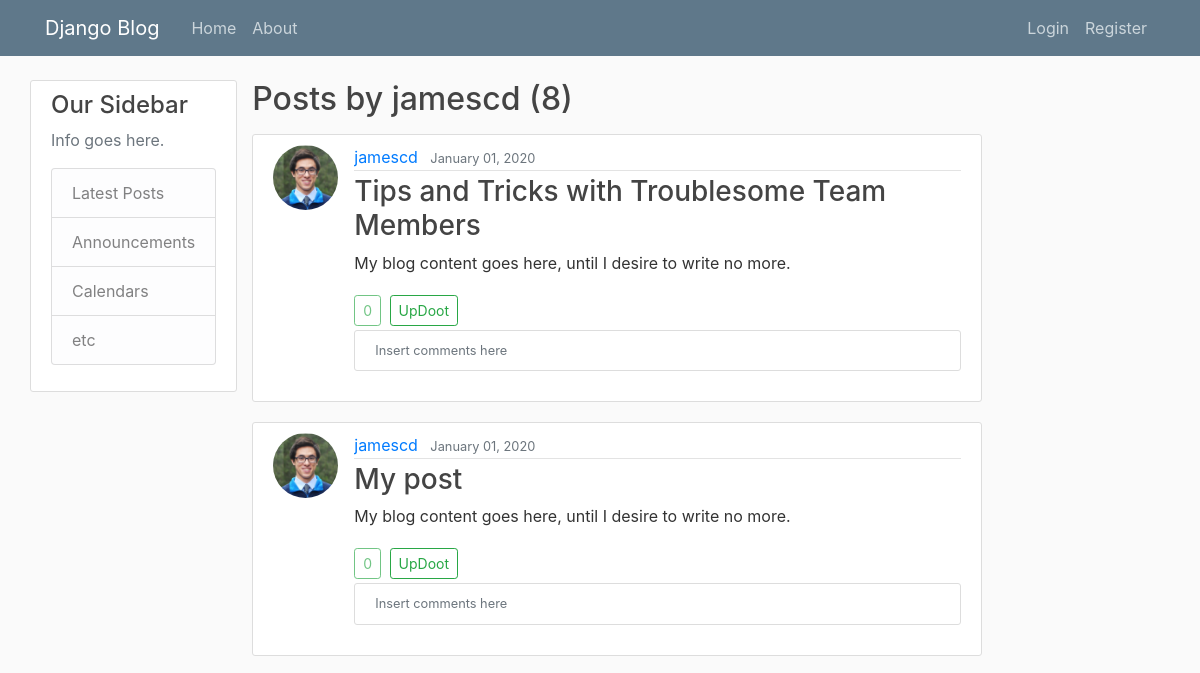
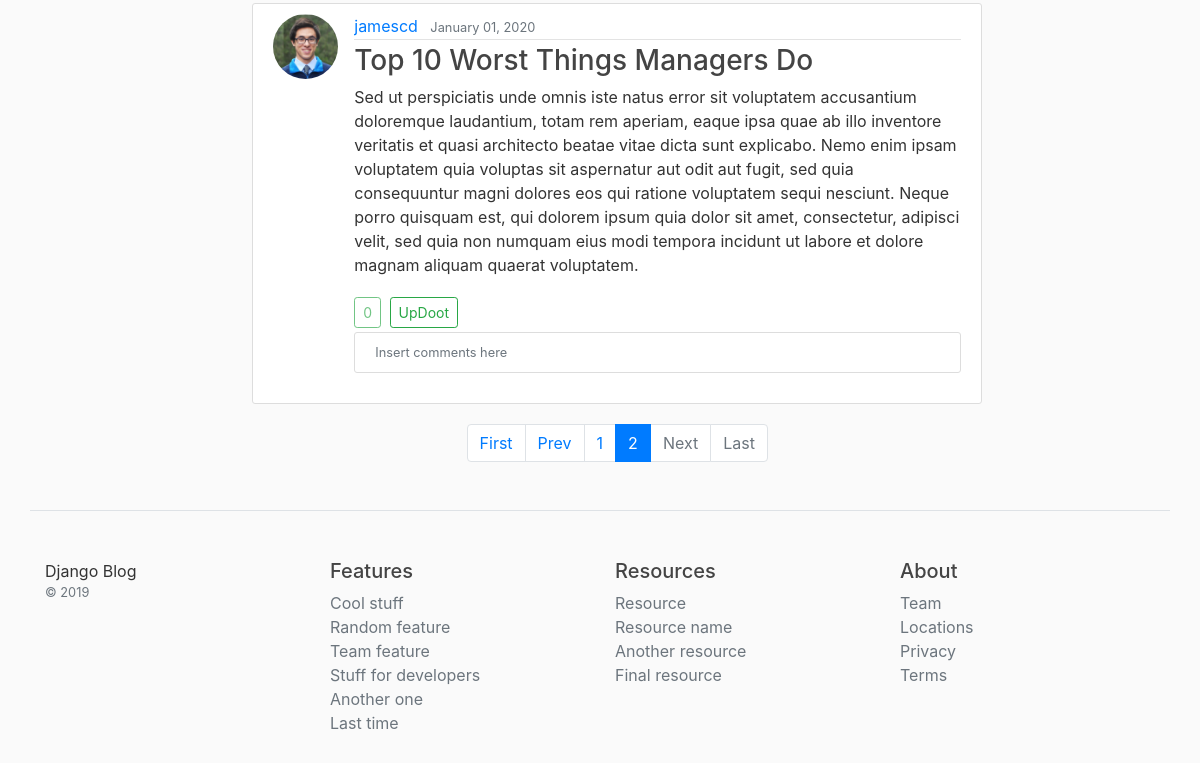
Page /user/jamescd?page=2 on the earlier database version (2 pictures, top to bottom).
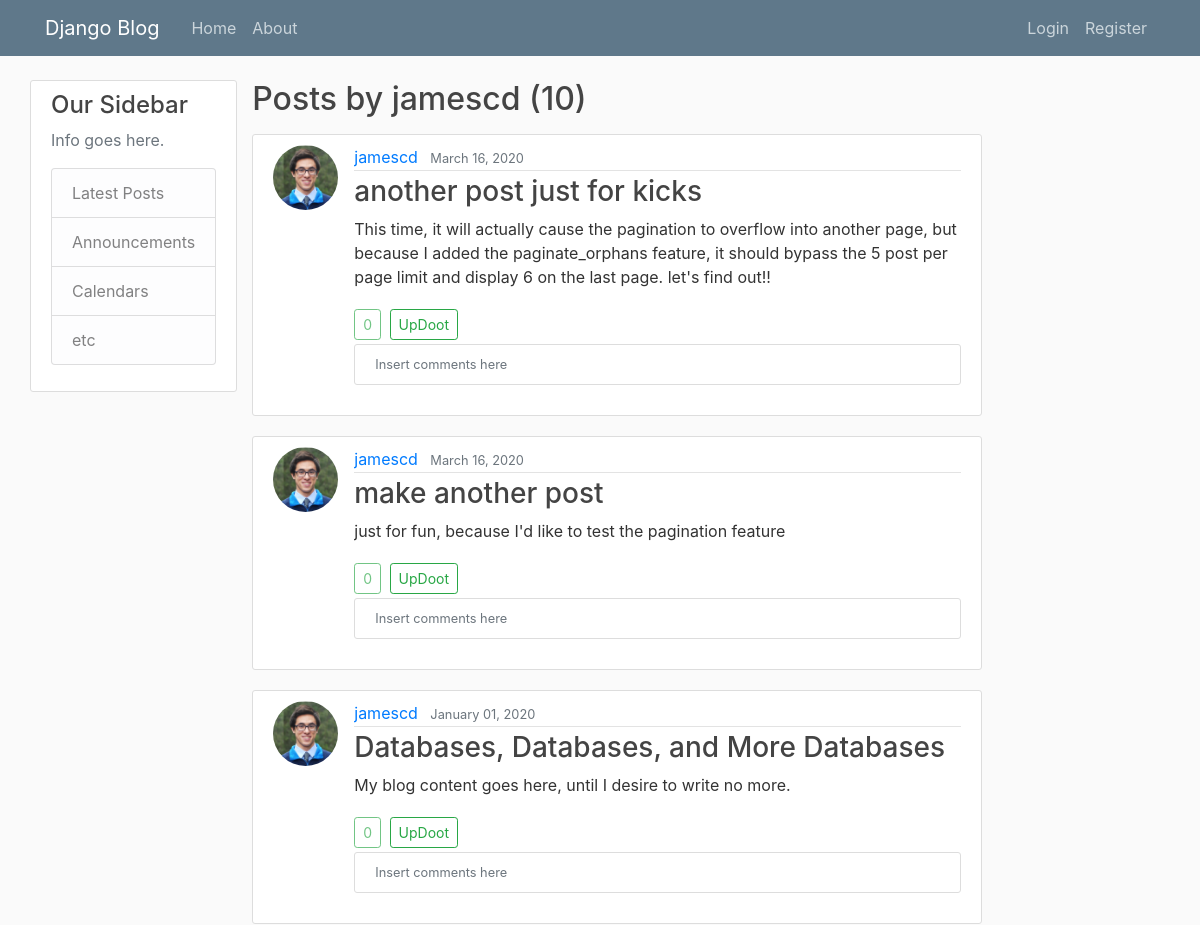
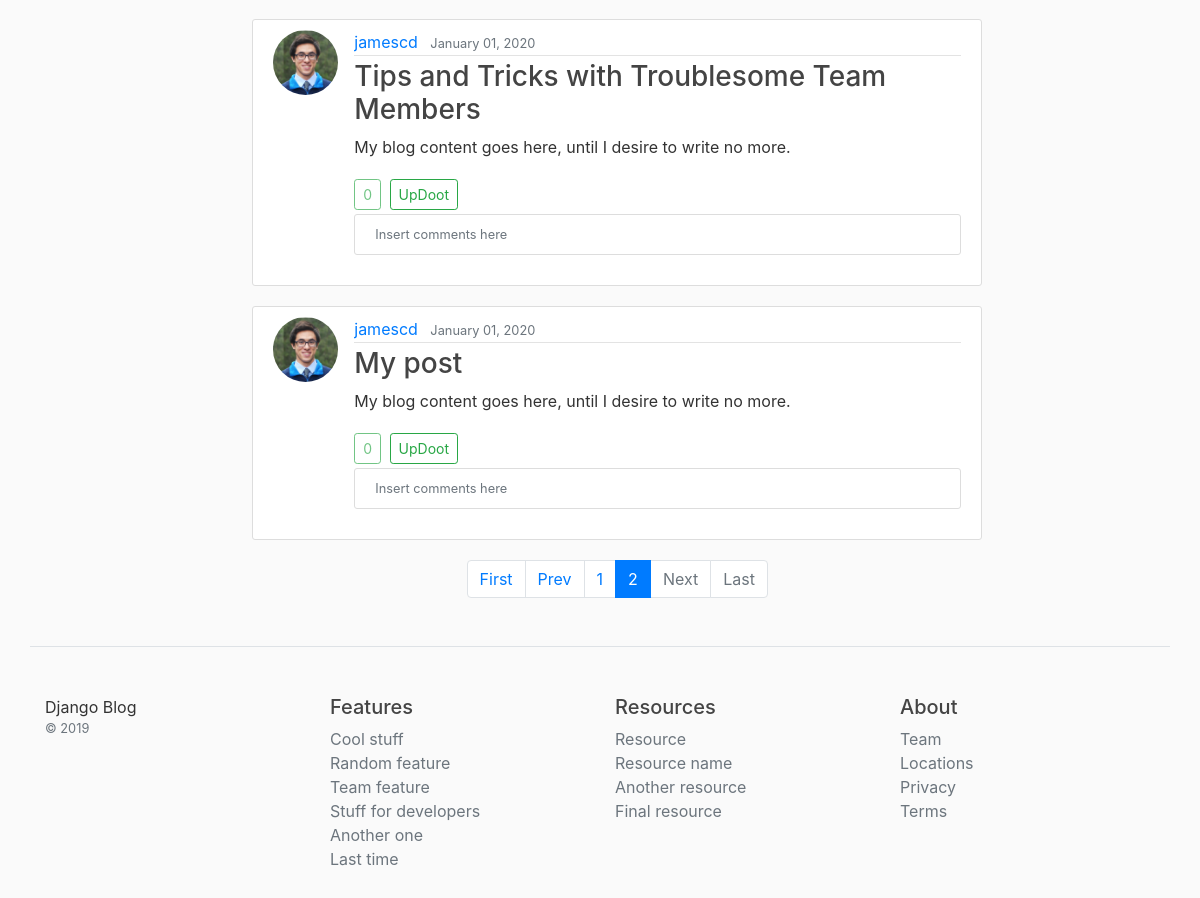
Same page on the later database version (2 pictures, top to bottom).
### blog/models.py (models this page shows, shortened)
class Post(models.Model):
	title = models.CharField(max_length=100)
	content = models.TextField()
	date_posted = models.DateTimeField(default=timezone.now)
	author = models.ForeignKey(User, on_delete=models.CASCADE)
	updoots = models.SmallIntegerField(default=0)

### users/models.py (models this page shows, shortened)
class Profile(models.Model):
	user = models.OneToOneField(User, on_delete=models.CASCADE)
	image = models.ImageField(default='default.jpeg', upload_to='profile-pics')
	bio = models.TextField()

### blog/views.py (the view)
# urls.py: path('user/<str:username>', UserPostListView.as_view(), name='user-posts'),
class UserPostListView(ListView):
	model = Post
	template_name = 'blog/user_posts.html' # <app>/<model>_<viewtype>.html
	context_object_name = 'posts'
	paginate_by = 5
	paginate_orphans = 2
	def get_queryset(self):
		user = get_object_or_404(User, username=self.kwargs.get('username'))
		querySet = Post.objects.filter(author=user).order_by('-updoots', '-date_posted')
		return querySet

### blog/templates/blog/user_posts.html (shortened to what this page needs)
{% extends "blog/base.html" %}
{% block content %}
	<h2 class="mb-3">Posts by {{ view.kwargs.username }} ({{ page_obj.paginator.count }})</h2>
	{% for post in posts %}
		<article class="media content-section">
			<img class="rounded-circle article-img" src="{{ post.author.profile.image.url }}">
			<div class="media-body">
				<div class="article-metadata">
					<a class="mr-2" href="{% url 'user-posts' post.author.username %}">{{ post.author }}</a>
					<small class="text-muted">{{ post.date_posted|date:"F d, Y" }}</small>
				</div>
				<h3><a class="article-title" href="{% url 'post-detail' post.id %}">{{ post.title }}</a></h3>
				<p class="article-content">{{ post.content }}</p>
				<a class="btn btn-outline-success btn-sm disabled mr-1">{{ post.updoots }}</a>
				<a class="btn btn-outline-success btn-sm mt-1 mb-1" href="{% url 'post-updoot' post.id 'home' %}">UpDoot</a>
				<div class="media content-section">
					<small class="text-muted">Insert comments here</small>
				</div>
			</div>
		</article>
	{% endfor %}
	{% if is_paginated %}
		<nav class="row justify-content-center" aria-label="Blog post pages">
			<ul class="pagination">
				{% if page_obj.has_previous %}
					<li class="page-item"><a class="page-link" href="?page=1">First</a></li>
					<li class="page-item"><a class="page-link" href="?page={{ page_obj.previous_page_number }}">Prev</a></li>
				{% else %}
					<li class="page-item disabled"><a class="page-link" href="">First</a></li>
					<li class="page-item disabled"><a class="page-link" href="">Prev</a></li>
				{% endif %}
				{% for num in page_obj.paginator.page_range %}
					{% if page_obj.number == num %}
						<li class="page-item active"><a class="page-link" href="?page={{ num }}">{{ num }}</a></li>
					{% elif num > page_obj.number|add:'-3' and num < page_obj.number|add:'3' %}
						<li class="page-item"><a class="page-link" href="?page={{ num }}">{{ num }}</a></li>
					{% endif %}
				{% endfor %}
				{% if page_obj.has_next %}
					<li class="page-item"><a class="page-link" href="?page={{ page_obj.next_page_number }}">Next</a></li>
					<li class="page-item"><a class="page-link" href="?page={{ page_obj.paginator.num_pages }}">Last</a></li>
				{% else %}
					<li class="page-item disabled"><a class="page-link" href="">Next</a></li>
					<li class="page-item disabled"><a class="page-link" href="">Last</a></li>
				{% endif %}
			</ul>
		</nav>
	{% endif %}
{% endblock content %}

### blog/templates/blog/base.html (shortened to what this page needs)
{% load static %}
<!DOCTYPE html>
<html lang="en">
<head>
	<link rel="stylesheet" href="https://stackpath.bootstrapcdn.com/bootstrap/4.4.1/css/bootstrap.min.css">
	<link rel="stylesheet" type="text/css" href="{% static 'blog/main.css' %}">
</head>
<body>
	<header class="site-header">
		<nav class="navbar navbar-expand-md navbar-dark bg-steel fixed-top">
			<div class="container">
				<a class="navbar-brand mr-4" href="{% url 'blog-home' %}">Django Blog</a>
				<div class="collapse navbar-collapse" id="navbarToggle">
					<div class="navbar-nav mr-auto">
						<a class="nav-item nav-link" href="{% url 'blog-home' %}">Home</a>
						<a class="nav-item nav-link" href="{% url 'blog-about' %}">About</a>
					</div>
					<div class="navbar-nav">
						{% if user.is_authenticated %}
							<a class="nav-item nav-link" href="{% url 'post-create' %}">New Post</a>
							<a class="nav-item nav-link" href="{% url 'profile' %}">{{ user.username }}</a>
							<a class="nav-item nav-link" href="{% url 'logout' %}">Logout</a>
						{% else %}
							<a class="nav-item nav-link" href="{% url 'login' %}">Login</a>
							<a class="nav-item nav-link" href="{% url 'register' %}">Register</a>
						{% endif %}
					</div>
				</div>
			</div>
		</nav>
	</header>
	<main role="main" class="container">
		<div class="row">
			<div class="col-md-2.5">
				<div class="content-section">
					<h4>Our Sidebar</h4>
					<p class='text-muted'>Info goes here.
						<ul class="list-group">
							<li class="list-group-item list-group-item-light">Latest Posts</li>
							<li class="list-group-item list-group-item-light">Announcements</li>
							<li class="list-group-item list-group-item-light">Calendars</li>
							<li class="list-group-item list-group-item-light">etc</li>
						</ul>
					</p>
				</div>
			</div>
			<div class="col-md-8">
				{% block content %}{% endblock %}
			</div>
		</div>
	</main>
	<footer class="container pt-4 my-md-5 pt-md-5 border-top">
        <div class="row">
          <div class="col-12 col-md">
			Django Blog
            <small class="d-block mb-3 text-muted">&copy; 2019</small>
          </div>
          <div class="col-6 col-md">
            <h5>Features</h5>
            <ul class="list-unstyled text-small">
              <li><a class="text-muted" href="#">Cool stuff</a></li>
              <li><a class="text-muted" href="#">Random feature</a></li>
              <li><a class="text-muted" href="#">Team feature</a></li>
              <li><a class="text-muted" href="#">Stuff for developers</a></li>
              <li><a class="text-muted" href="#">Another one</a></li>
              <li><a class="text-muted" href="#">Last time</a></li>
            </ul>
          </div>
          <div class="col-6 col-md">
            <h5>Resources</h5>
            <ul class="list-unstyled text-small">
              <li><a class="text-muted" href="#">Resource</a></li>
              <li><a class="text-muted" href="#">Resource name</a></li>
              <li><a class="text-muted" href="#">Another resource</a></li>
              <li><a class="text-muted" href="#">Final resource</a></li>
            </ul>
          </div>
          <div class="col-6 col-md">
            <h5>About</h5>
            <ul class="list-unstyled text-small">
              <li><a class="text-muted" href="#">Team</a></li>
              <li><a class="text-muted" href="#">Locations</a></li>
              <li><a class="text-muted" href="#">Privacy</a></li>
              <li><a class="text-muted" href="#">Terms</a></li>
            </ul>
          </div>
        </div>
      </footer>
</body>
</html>

### blog/static/blog/main.css (style rules this page uses)
body { background: #fafafa; color: #333333; margin-top: 5rem; }
h1, h2, h3, h4, h5, h6 { color: #444444; }
ul { margin: 0; }
.bg-steel { background-color: #5f788a; }
.site-header .navbar-nav .nav-link { color: #cbd5db; }
.content-section { background: #ffffff; padding: 10px 20px; border: 1px solid #dddddd; border-radius: 3px; margin-bottom: 20px; }
.article-title { color: #444444; }
.article-content { white-space: pre-line; }
.article-img { height: 65px; width: 65px; margin-right: 16px; }
.article-metadata { padding-bottom: 1px; margin-bottom: 4px; border-bottom: 1px solid #e3e3e3 }

Differences in the rows shown:
no longer on this page (row edited): Post: author.profile.image (picture), author "jamescd", date_posted "January 01, 2020", title "Top 10 Worst Things Managers Do", content "Sed ut perspiciatis unde omnis iste natus error sit voluptatem accusantium doloremque laudantium, totam rem aperiam, eaque ipsa quae ab illo inventore veritatis et quasi architecto beatae vitae dicta sunt explicabo. Nemo enim ipsam voluptatem quia voluptas sit aspernatur aut odit aut fugit, sed quia consequuntur magni dolores eos qui ratione voluptatem sequi nesciunt. Neque porro quisquam est, qui dolorem ipsum quia dolor sit amet, consectetur, adipisci velit, sed quia non numquam eius modi tempora incidunt ut labore et dolore magnam aliquam quaerat voluptatem.", updoots "0"
added Post: author.profile.image (picture), author "jamescd", date_posted "March 16, 2020", title "another post just for kicks", content "This time, it will actually cause the pagination to overflow into another page, but because I added the paginate_orphans feature, it should bypass the 5 post per page limit and display 6 on the last page. let's find out!!", updoots "0"
added Post: author.profile.image (picture), author "jamescd", date_posted "March 16, 2020", title "make another post", content "just for fun, because I'd like to test the pagination feature", updoots "0"
now on this page (row unchanged): Post: author.profile.image (picture), author "jamescd", date_posted "January 01, 2020", title "Databases, Databases, and More Databases", content "My blog content goes here, until I desire to write no more.", updoots "0"
Other differences:
{{ page_obj.paginator.count }}: "8" → "10"
